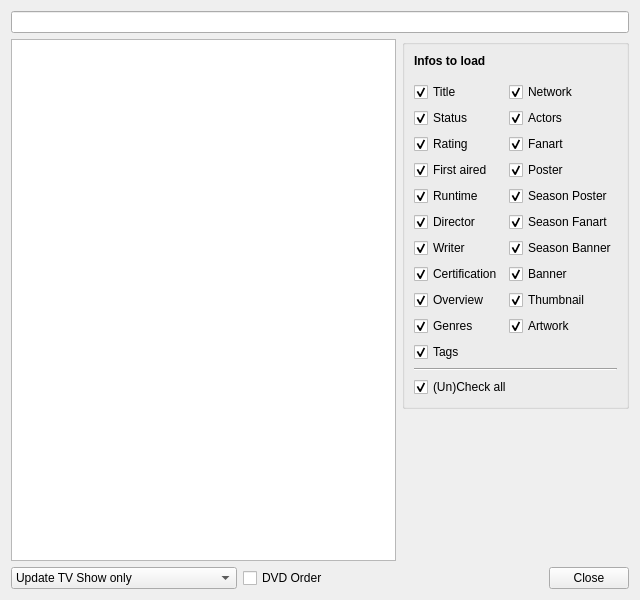
<?xml version="1.0" encoding="UTF-8"?>
<ui version="4.0">
 <class>TvShowSearch</class>
 <widget class="QDialog" name="TvShowSearch">
  <property name="windowModality">
   <enum>Qt::WindowModal</enum>
  </property>
  <property name="geometry">
   <rect>
    <x>0</x>
    <y>0</y>
    <width>640</width>
    <height>600</height>
   </rect>
  </property>
  <property name="windowTitle">
   <string>Search Result</string>
  </property>
  <property name="windowIcon">
   <iconset resource="../../data/MediaElch.qrc">
    <normaloff>:/img/MediaElch.png</normaloff>:/img/MediaElch.png</iconset>
  </property>
  <property name="modal">
   <bool>true</bool>
  </property>
  <layout class="QVBoxLayout" name="verticalLayout">
   <item>
    <widget class="MyLineEdit" name="searchString">
     <property name="toolTip">
      <string>If you want to search by an TheTvDb id please prefix it with &quot;id&quot; (e.g. id123).</string>
     </property>
    </widget>
   </item>
   <item>
    <layout class="QHBoxLayout" name="horizontalLayout">
     <item>
      <widget class="QTableWidget" name="results">
       <property name="editTriggers">
        <set>QAbstractItemView::NoEditTriggers</set>
       </property>
       <property name="alternatingRowColors">
        <bool>true</bool>
       </property>
       <property name="selectionMode">
        <enum>QAbstractItemView::SingleSelection</enum>
       </property>
       <property name="selectionBehavior">
        <enum>QAbstractItemView::SelectRows</enum>
       </property>
       <property name="showGrid">
        <bool>false</bool>
       </property>
       <attribute name="horizontalHeaderVisible">
        <bool>false</bool>
       </attribute>
       <attribute name="horizontalHeaderStretchLastSection">
        <bool>true</bool>
       </attribute>
       <attribute name="verticalHeaderVisible">
        <bool>false</bool>
       </attribute>
       <column>
        <property name="text">
         <string>Result</string>
        </property>
       </column>
      </widget>
     </item>
     <item>
      <layout class="QVBoxLayout" name="verticalLayout_2">
       <item>
        <widget class="QGroupBox" name="groupBox">
         <property name="title">
          <string/>
         </property>
         <layout class="QVBoxLayout" name="verticalLayout_4">
          <item>
           <widget class="QLabel" name="label_2">
            <property name="font">
             <font>
              <weight>75</weight>
              <bold>true</bold>
             </font>
            </property>
            <property name="text">
             <string>Infos to load</string>
            </property>
           </widget>
          </item><item>
               <spacer name="verticalSpacer_2">
                <property name="orientation">
                 <enum>Qt::Vertical</enum>
                </property>
                <property name="sizeType">
                 <enum>QSizePolicy::Fixed</enum>
                </property>
                <property name="sizeHint" stdset="0">
                 <size>
                  <width>20</width>
                  <height>8</height>
                 </size>
                </property>
               </spacer>
              </item>
          <item>
           <layout class="QHBoxLayout" name="verticalLayout_41">
            <item>
             <layout class="QVBoxLayout" name="verticalLayout_42">

              <item>
               <widget class="MyCheckBox" name="chkTitle">
                <property name="text">
                 <string>Title</string>
                </property>
                <property name="checked">
                 <bool>true</bool>
                </property>
               </widget>
              </item>
              <item>
               <widget class="MyCheckBox" name="chkStatus">
                <property name="text">
                 <string>Status</string>
                </property>
                <property name="checked">
                 <bool>true</bool>
                </property>
               </widget>
              </item>
              <item>
               <widget class="MyCheckBox" name="chkRating">
                <property name="text">
                 <string>Rating</string>
                </property>
                <property name="checked">
                 <bool>true</bool>
                </property>
               </widget>
              </item>
              <item>
               <widget class="MyCheckBox" name="chkFirstAired">
                <property name="text">
                 <string>First aired</string>
                </property>
                <property name="checked">
                 <bool>true</bool>
                </property>
               </widget>
              </item>
              <item>
               <widget class="MyCheckBox" name="chkRuntime">
                <property name="text">
                 <string>Runtime</string>
                </property>
                <property name="checked">
                 <bool>true</bool>
                </property>
               </widget>
              </item>
              <item>
               <widget class="MyCheckBox" name="chkDirector">
                <property name="text">
                 <string>Director</string>
                </property>
                <property name="checked">
                 <bool>true</bool>
                </property>
               </widget>
              </item>
              <item>
               <widget class="MyCheckBox" name="chkWriter">
                <property name="text">
                 <string>Writer</string>
                </property>
                <property name="checked">
                 <bool>true</bool>
                </property>
               </widget>
              </item>
              <item>
               <widget class="MyCheckBox" name="chkCertification">
                <property name="text">
                 <string>Certification</string>
                </property>
                <property name="checked">
                 <bool>true</bool>
                </property>
               </widget>
              </item>
              <item>
               <widget class="MyCheckBox" name="chkOverview">
                <property name="text">
                 <string>Overview</string>
                </property>
                <property name="checked">
                 <bool>true</bool>
                </property>
               </widget>
              </item>
              <item>
               <widget class="MyCheckBox" name="chkGenres">
                <property name="text">
                 <string>Genres</string>
                </property>
                <property name="checked">
                 <bool>true</bool>
                </property>
               </widget>
              </item>
              <item>
               <widget class="MyCheckBox" name="chkTags">
                <property name="text">
                 <string>Tags</string>
                </property>
                <property name="checked">
                 <bool>true</bool>
                </property>
               </widget>
              </item>
              <item>
               <spacer name="verticalSpacer_31">
                <property name="orientation">
                 <enum>Qt::Vertical</enum>
                </property>
                <property name="sizeHint" stdset="0">
                 <size>
                  <width>20</width>
                  <height>0</height>
                 </size>
                </property>
               </spacer>
              </item>
             </layout>
            </item>
            <item>
             <layout class="QVBoxLayout" name="verticalLayout_43">
              <item>
               <widget class="MyCheckBox" name="chkNetwork">
                <property name="text">
                 <string>Network</string>
                </property>
                <property name="checked">
                 <bool>true</bool>
                </property>
               </widget>
              </item>
              <item>
               <widget class="MyCheckBox" name="chkActors">
                <property name="text">
                 <string>Actors</string>
                </property>
                <property name="checked">
                 <bool>true</bool>
                </property>
               </widget>
              </item>
              <item>
               <widget class="MyCheckBox" name="chkFanart">
                <property name="text">
                 <string>Fanart</string>
                </property>
                <property name="checked">
                 <bool>true</bool>
                </property>
               </widget>
              </item>
              <item>
               <widget class="MyCheckBox" name="chkPoster">
                <property name="text">
                 <string>Poster</string>
                </property>
                <property name="checked">
                 <bool>true</bool>
                </property>
               </widget>
              </item>
              <item>
               <widget class="MyCheckBox" name="chkSeasonPoster">
                <property name="text">
                 <string>Season Poster</string>
                </property>
                <property name="checked">
                 <bool>true</bool>
                </property>
               </widget>
              </item>
              <item>
               <widget class="MyCheckBox" name="chkSeasonBackdrop">
                <property name="text">
                 <string>Season Fanart</string>
                </property>
                <property name="checked">
                 <bool>true</bool>
                </property>
               </widget>
              </item>
              <item>
               <widget class="MyCheckBox" name="chkSeasonBanner">
                <property name="text">
                 <string>Season Banner</string>
                </property>
                <property name="checked">
                 <bool>true</bool>
                </property>
               </widget>
              </item>
              <item>
               <widget class="MyCheckBox" name="chkBanner">
                <property name="text">
                 <string>Banner</string>
                </property>
                <property name="checked">
                 <bool>true</bool>
                </property>
               </widget>
              </item>
              <item>
               <widget class="MyCheckBox" name="chkThumbnail">
                <property name="text">
                 <string>Thumbnail</string>
                </property>
                <property name="checked">
                 <bool>true</bool>
                </property>
               </widget>
              </item>
              <item>
               <widget class="MyCheckBox" name="chkExtraArts">
                <property name="text">
                 <string>Artwork</string>
                </property>
                <property name="checked">
                 <bool>true</bool>
                </property>
               </widget>
              </item>
              <item>
               <spacer name="verticalSpacer_32">
                <property name="orientation">
                 <enum>Qt::Vertical</enum>
                </property>
                <property name="sizeHint" stdset="0">
                 <size>
                  <width>20</width>
                  <height>0</height>
                 </size>
                </property>
               </spacer>
              </item>
             </layout>
            </item>
           </layout>
          </item>
          <item>
           <widget class="Line" name="line">
            <property name="orientation">
             <enum>Qt::Horizontal</enum>
            </property>
           </widget>
          </item>
          <item>
           <widget class="QCheckBox" name="chkUnCheckAll">
            <property name="text">
             <string>(Un)Check all</string>
            </property>
            <property name="checked">
             <bool>true</bool>
            </property>
           </widget>
          </item>
         </layout>
        </widget>
       </item>
       <item>
        <spacer name="verticalSpacer_3">
         <property name="orientation">
          <enum>Qt::Vertical</enum>
         </property>
         <property name="sizeHint" stdset="0">
          <size>
           <width>20</width>
           <height>40</height>
          </size>
         </property>
        </spacer>
       </item>
      </layout>
     </item>
    </layout>
   </item>
   <item>
    <layout class="QHBoxLayout" name="horizontalLayout_4">
     <item>
      <widget class="QComboBox" name="comboUpdate">
       <item>
        <property name="text">
         <string>Update TV Show only</string>
        </property>
       </item>
       <item>
        <property name="text">
         <string>Update TV Show and new Episodes</string>
        </property>
       </item>
       <item>
        <property name="text">
         <string>Update TV Show and all Episodes</string>
        </property>
       </item>
       <item>
        <property name="text">
         <string>Update new Episodes</string>
        </property>
       </item>
       <item>
        <property name="text">
         <string>Update all episodes</string>
        </property>
       </item>
      </widget>
     </item>
     <item>
      <widget class="QCheckBox" name="chkDvdOrder">
       <property name="text">
        <string>DVD Order</string>
       </property>
      </widget>
     </item>
     <item>
      <spacer name="horizontalSpacer_4">
       <property name="orientation">
        <enum>Qt::Horizontal</enum>
       </property>
       <property name="sizeHint" stdset="0">
        <size>
         <width>40</width>
         <height>20</height>
        </size>
       </property>
      </spacer>
     </item>
     <item>
      <widget class="QPushButton" name="buttonClose">
       <property name="text">
        <string>Close</string>
       </property>
       <property name="autoDefault">
        <bool>false</bool>
       </property>
      </widget>
     </item>
    </layout>
   </item>
  </layout>
 </widget>
 <customwidgets>
  <customwidget>
   <class>MyCheckBox</class>
   <extends>QCheckBox</extends>
   <header location="global">ui/small_widgets/MyCheckBox.h</header>
  </customwidget>
  <customwidget>
   <class>MyLineEdit</class>
   <extends>QLineEdit</extends>
   <header>ui/small_widgets/MyLineEdit.h</header>
  </customwidget>
 </customwidgets>
 <resources>
  <include location="../../data/MediaElch.qrc"/>
 </resources>
 <connections/>
</ui>
